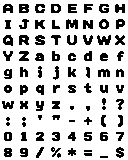
#> input picture games/pegue-o-ursinho/godot/art_source/pixellab/ui/fonts/atlas.png, 128 x 160 px
$ python build_font.py
#> lines starting #> are read from the running program, lines starting #| are printed output that depends on the picture
# Compoe fonte final: glifos do atlas PixelLab + acentos PT desenhados em pixel + travessoes.
import json
from PIL import Image
from fontTools.fontBuilder import FontBuilder
from fontTools.pens.ttGlyphPen import TTGlyphPen
from fontTools.ttLib import TTFont
import os
os.chdir(os.path.dirname(os.path.abspath(__file__)))
a = Image.open('atlas.png').convert('RGBA')
#> a is the input picture: PIL image 128x160 RGBA; mean R, G, B, A 0, 0, 0, 52
CH = "ABCDEFGHIJKLMNOPQRSTUVWXYZabcdefghijklmnopqrstuvwxyz.,!?:;'\"-+()0123456789/%*=_$"
G = {}
for i, ch in enumerate(CH):
    x, y = (i % 8) * 16, (i // 8) * 16
    G[ch] = {(c, r) for r in range(16) for c in range(16) if a.getpixel((x+c, y+r))[3] > 0}
#> after the loop, G = 80 items
raw = TTFont('UrsinhoCozy_raw.ttf'); cmap = raw.getBestCmap()
ADV = {ch: raw['hmtx'][cmap[ord(ch)]][0] for ch in CH if ord(ch) in cmap}
def bbox(s):
    xs = [p[0] for p in s]; ys = [p[1] for p in s]; return min(xs), min(ys), max(xs), max(ys)
SH = {  # forma por altura (linhas de cima para baixo), dx relativo ao centro
 'acute': {3:[(1,2),(0,1),(-1,0)], 2:[(0,1,2),(-1,0,1)]},
 'circ':  {3:[(0,1),(-1,0,1,2),(-2,-1,2,3)], 2:[(0,1),(-1,0,1,2)]},
 'tilde': {3:[(-1,1),(-2,0)], 2:[(-1,1),(-2,0)]},
}
SH['grave'] = {h: [tuple(1-d for d in row) for row in rows] for h, rows in SH['acute'].items()}
def with_accent(base, kind, upper):
    s = set(G[base])
    if base.lower() == 'i':
        s = {p for p in s if 6 <= p[1] <= 12} | {(6,5),(7,5),(8,5)}
    x0, y0, x1, _ = bbox(s)
    top = 5 if base.lower() == 'i' and not upper else y0
    cx = (x0 + x1) // 2
    bottom = top - 2
    h = 3 if bottom >= 2 else 2
    rows = SH[kind][h]
    if kind == 'tilde': h = 2; rows = SH[kind][2]
    for k, row in enumerate(rows):
        r = bottom - (len(rows) - 1) + k
        for d in row: s.add((cx + d, r))
    return s
def cedilla(base):
    s = set(G[base]); x0,_,x1,_ = bbox(s); cx=(x0+x1)//2
    s |= {(cx,13),(cx+1,13),(cx-1,14),(cx,14)}
    return s
NEW = {}
vow = {'a':'á à â ã','e':'é è ê ẽ','i':'í ì î ĩ','o':'ó ò ô õ','u':'ú ù û ũ'}
kinds = ['acute','grave','circ','tilde']
for v, lst in vow.items():
    for k, ch in zip(kinds, lst.split()):
        if ch in 'èẽìĩùûũîòû' and ch not in 'êîôûò': pass
        NEW[ch] = with_accent(v, k, False)
        NEW[ch.upper()] = with_accent(v.upper(), k, True)
#> this loop made 5 passes
NEW['ç'] = cedilla('c'); NEW['Ç'] = cedilla('C')
#> in cedilla, `s = set(G[base])`: s = 47 items
#> in cedilla, `x0, _, x1, _ = bbox(s)`: x0 = 4; x1 = 11
#> in cedilla, `cx = (x0 + x1) // 2`: cx = 7
#> in cedilla, `s |= {(cx,13),(cx+1,13),(cx-1,14),(cx,14)}`: s = 51 items
NEW['—'] = {(c, r) for c in range(1, 15) for r in (8, 9)}
NEW['–'] = {(c, r) for c in range(3, 13) for r in (8, 9)}
NEW[' '] = set(); NEW[' '] = set()
NEW['…'] = {(c,r) for r in (11,12) for c in (2,3, 7,8, 12,13)}
NEW['•'] = {(c,r) for c in (6,7,8,9) for r in (7,8,9,10)}
NEW['<'] = {(10,4),(11,4),(8,5),(9,5),(6,6),(7,6),(4,7),(5,7),(6,8),(7,8),(8,9),(9,9),(10,10),(11,10)}
NEW['>'] = {(15-x,y) for x,y in NEW['<']}

def P(*rows, ox=0, oy=0):
    return {(c+ox, r+oy) for r, line in enumerate(rows) for c, ch in enumerate(line) if ch == '#'}
NEW['·'] = P('##', '##', ox=7, oy=7)
NEW['º'] = P('.##.', '#..#', '#..#', '.##.', ox=6, oy=3)
NEW['ª'] = P('.##.', '#..#', '.###', '####', '....', '####', ox=6, oy=3)
NEW['×'] = P('##...##', '.##.##.', '..###..', '.##.##.', '##...##', ox=4, oy=5)
NEW['−'] = {(c, r) for c in range(4, 12) for r in (8, 9)}
NEW['→'] = P('........#...', '........##..', '#########.#.', '#########..#', '........##..', '........#...'.replace('#','#'), ox=2, oy=5)
NEW['←'] = {(15 - x, y) for x, y in NEW['→']}
NEW['▶'] = P('#.......', '###.....', '#####...', '#######.', '#####...', '###.....', '#.......', ox=4, oy=5)
NEW['◆'] = P('...##...', '..####..', '.######.', '########', '########', '.######.', '..####..', '...##...', ox=4, oy=4)
NEW['◇'] = P('...##...', '..#..#..', '.#....#.', '#......#', '#......#', '.#....#.', '..#..#..', '...##...', ox=4, oy=4)
NEW['★'] = P('....##....', '....##....', '...####...', '##########', '.########.', '..######..', '..######..', '.###..###.', '.##....##.', ox=3, oy=4)
NEW['⬆'] = P('...##...', '..####..', '.######.', '########', '..####..', '..####..', '..####..', '..####..', ox=4, oy=4)
NEW['#'] = P('.##..##.', '.##..##.', '########', '########', '.##..##.', '########', '########', '.##..##.', '.##..##.', ox=4, oy=4)
NEW['|'] = {(c, r) for c in (7, 8) for r in range(3, 15)}
NEW['['] = P('####', '##..', '##..', '##..', '##..', '##..', '##..', '##..', '##..', '####', ox=5, oy=3)
NEW[']'] = {(15 - x + 0, y) for x, y in NEW['[']}
# 'l' redesenhado: haste com bandeira no topo e pe curvo a direita (distinto de | I 1)
NEW['l'] = P('.####.', '..###.', '..###.', '..###.', '..###.', '..###.', '..###.', '..###.', '..####', '..#####', ox=4, oy=3)
NEW['l'] = {(c, r) for c, r in NEW['l']}
ALL = dict(G); ALL.update(NEW)
#> after `ALL = dict(G)`: ALL = 80 items
adv = lambda ch: ADV.get(ch, ADV.get(ch.lower(), 800))
for ch in NEW:
    base = {'á':'a','à':'a','â':'a','ã':'a','é':'e','è':'e','ê':'e','ẽ':'e','í':'i','ì':'i','î':'i','ĩ':'i','ó':'o','ò':'o','ô':'o','õ':'o','ú':'u','ù':'u','û':'u','ũ':'u','ç':'c'}.get(ch.lower())
    if base: ADV[ch] = ADV[base.upper()] if ch.isupper() else ADV[base]
#> this loop made 67 passes
#> (ch, base) on passes 1 to 12: ('á', 'a'), ('Á', 'a'), ('à', 'a'), ('À', 'a'), ('â', 'a'), ('Â', 'a'), ('ã', 'a'), ('Ã', 'a'), ('é', 'e'), ('É', 'e'), ('è', 'e'), ('È', 'e')
#> after the loop, ADV = 122 items
for _c in 'ºª×−→←▶◆◇★⬆#[]': ADV[_c]=832
#> after the loop, ADV = 136 items
ADV['·']=512; ADV['|']=512
ADV[' ']=ADV[' ']=512; ADV['—']=1024; ADV['–']=832; ADV['…']=1024; ADV['•']=832; ADV['<']=832; ADV['>']=832
U = 64
def glyph(s):
    pen = TTGlyphPen(None)
    rows = {}
    for c, r in s: rows.setdefault(r, []).append(c)
    for r, cs in rows.items():
        cs.sort(); runs = []; st = pr = cs[0]
        for c in cs[1:]:
            if c != pr + 1: runs.append((st, pr)); st = c
            pr = c
        runs.append((st, pr))
        for a_, b_ in runs:
            x0, x1 = a_ * U, (b_ + 1) * U
            y1 = (13 - r) * U; y0 = y1 - U
            pen.moveTo((x0, y0)); pen.lineTo((x0, y1)); pen.lineTo((x1, y1)); pen.lineTo((x1, y0)); pen.closePath()
    return pen.glyph()
names = ['.notdef']; cm = {}; gl = {'.notdef': glyph({(c,r) for c in range(2,12) for r in range(3,13) if c in (2,11) or r in (3,12)})}
metrics = {'.notdef': (832, 0)}
for ch, s in ALL.items():
    n = 'uni%04X' % ord(ch); names.append(n); cm[ord(ch)] = n; gl[n] = glyph(s)
    metrics[n] = (ADV.get(ch, 832), 0)
#> this loop made 146 passes
#> (ch, n) on passes 1 to 12: ('A', 'uni0041'), ('B', 'uni0042'), ('C', 'uni0043'), ('D', 'uni0044'), ('E', 'uni0045'), ('F', 'uni0046'), ('G', 'uni0047'), ('H', 'uni0048'), ('I', 'uni0049'), ('J', 'uni004A'), ('K', 'uni004B'), ('L', 'uni004C')
#> after the loop, cm = 146 items; gl = 147 items; metrics = 147 items; names = 147 items, first 6: '.notdef', 'uni0041', 'uni0042', 'uni0043', 'uni0044', 'uni0045'
fb = FontBuilder(1024, isTTF=True)
fb.setupGlyphOrder(names); fb.setupCharacterMap(cm); fb.setupGlyf(gl)
fb.setupHorizontalMetrics(metrics)
fb.setupHorizontalHeader(ascent=832, descent=-192)
fb.setupNameTable({'familyName': 'UrsinhoCozy', 'styleName': 'Bold'})
fb.setupOS2(sTypoAscender=832, sTypoDescender=-192, usWinAscent=832, usWinDescent=192, sxHeight=512, sCapHeight=640)
fb.setupPost(); fb.save('UrsinhoCozy.ttf')
# cobertura
REQ = "áàâãéêíóôõúçÁÀÂÃÉÊÍÓÔÕÚÇ0123456789.,!?:;'\"-—()+/%*=_$ "
miss = [c for c in REQ if ord(c) not in cm]
#> miss = []
print('missing', miss, 'glyphs', len(cm))
#| missing [] glyphs 146
json.dump({'font':'UrsinhoCozy.ttf','pixel_size':16,'note':'use size multiple of 16, antialiasing off','codepoints':''.join(chr(k) for k in sorted(cm))}, open('UrsinhoCozy.json','w',encoding='utf8'), ensure_ascii=False, indent=1)
# amostra
from PIL import ImageFont, ImageDraw
def render(txt, scale, path, size=16):
    f = ImageFont.truetype('UrsinhoCozy.ttf', size)
    w = int(f.getlength(txt)) + 8
    im = Image.new('RGBA', (w, 28), (250,238,197,255)); d = ImageDraw.Draw(im); d.fontmode = '1'
    d.text((4, 3), txt, font=f, fill=(49,3,8,255))
    im.resize((im.width*scale, im.height*scale), Image.NEAREST).save(path)
render("Pegue o Ursinho — Ação, Coração, ÉPICO! 0123456789", 3, 'sample_main.png')
#> in render, `im = Image.new('RGBA', (w, 28), (250, 238, 197, 255))`:
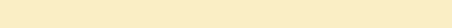
#> im: PIL image 452x28 RGBA; mean R, G, B, A 250, 238, 197, 255
#> in render, `im.resize((im.width*scale, im.height*scale), Image.NEAREST).save(path)`:
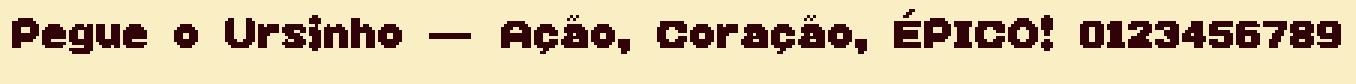
#> saved as sample_main.png: PIL image 1356x84 RGBA; mean R, G, B, A 215.1, 197.2, 164.2, 255
#> in render, `im.resize((im.width*scale, im.height*scale), Image.NEAREST).save(path)`:
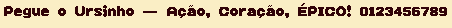
#> im: PIL image 452x28 RGBA; mean R, G, B, A 215.1, 197.2, 164.2, 255
render("áàâãéêíóôõúç ÁÀÂÃÉÊÍÓÔÕÚÇ", 3, 'sample_accents.png')
#> call 2 of render, with txt = 'áàâãéêíóôõúç ÁÀÂÃÉÊÍÓÔÕÚÇ', scale = 3, path = 'sample_accents.png', size = 16
#> in render (call 2), `im = Image.new('RGBA', (w, 28), (250, 238, 197, 255))`:
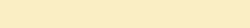
#> im: PIL image 250x28 RGBA; mean R, G, B, A 250, 238, 197, 255
#> in render (call 2), `im.resize((im.width*scale, im.height*scale), Image.NEAREST).save(path)`:
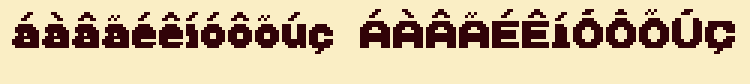
#> saved as sample_accents.png: PIL image 750x84 RGBA; mean R, G, B, A 206.2, 186.8, 155.8, 255
#> in render (call 2), `im.resize((im.width*scale, im.height*scale), Image.NEAREST).save(path)`:
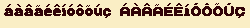
#> im: PIL image 250x28 RGBA; mean R, G, B, A 206.2, 186.8, 155.8, 255
